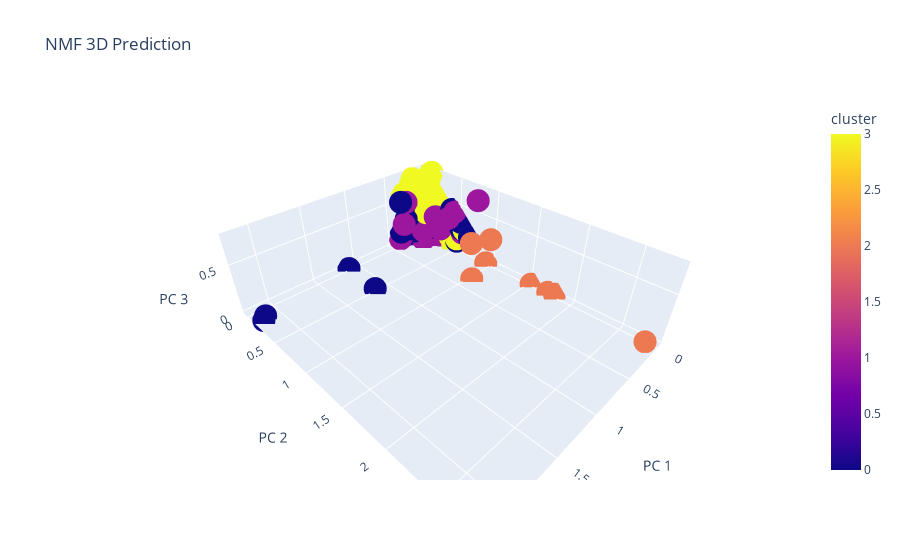

This figure's notebook cell:
### Code cell
fig = px.scatter_3d(
    W_df_kmeans, x='x1', y='x2', z='x3', color=W_df_kmeans['cluster'],
    labels={'x1': 'PC 1', 'x2': 'PC 2', 'x3': 'PC 3'}, title='NMF 3D Prediction'
)
fig.show()
